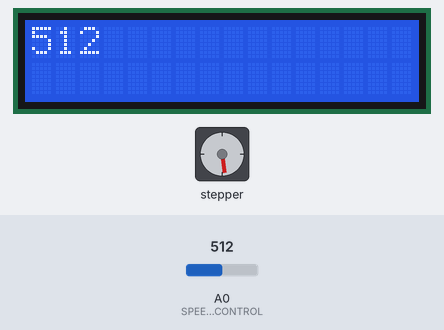
The sketch below on a simulated Arduino Uno, built with avr-gcc and run on an emulated ATmega328P. Parts: 16×2 character LCD, stepper motor. The inputs (shaded band) are chosen by the test bench; at power-on: A0 (SPEED_CONTROL) = 512. Stepper angles assume 500 steps per turn.

Above: at 1.2 s.
1.3 s: A0 (SPEED_CONTROL) set to 716
At 1.75 s:
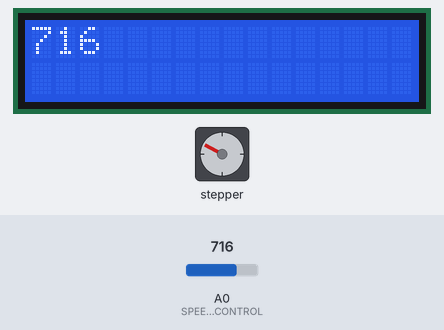
4.3 s: A0 (SPEED_CONTROL) set to 0
At 5.6 s:
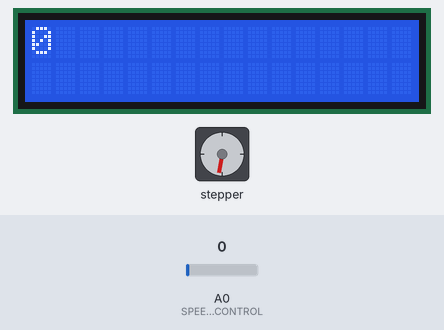
7.3 s: A0 (SPEED_CONTROL) set to 9
At 8.6 s:
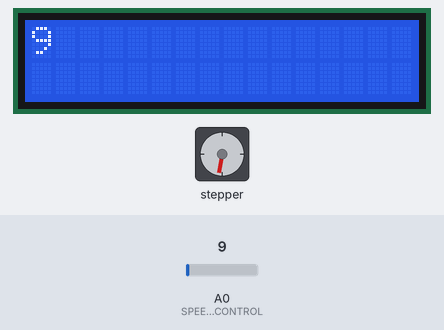
10.3 s: A0 (SPEED_CONTROL) set to 12
At 11.87 s:
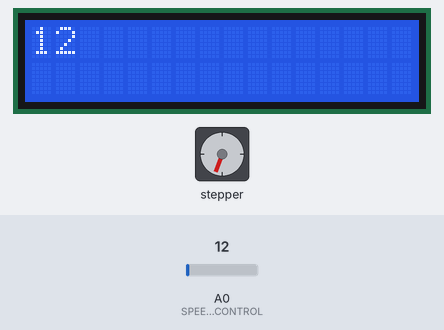
12.4 s: A0 (SPEED_CONTROL) set to 122
At 13.38 s:
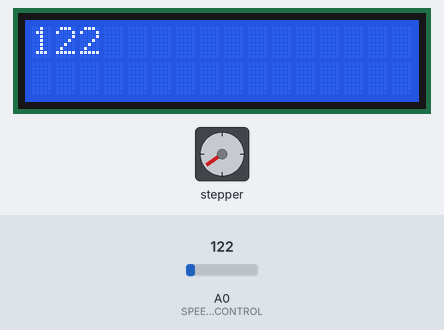
Timing chart, 0 to 19.4 s (numbered marks = the images above; inputs shaded):
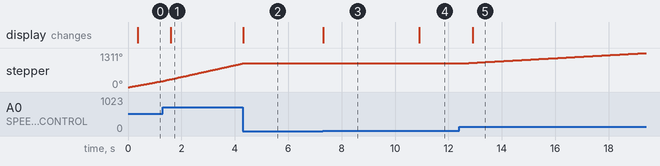

The sketch:

sketch_jan18a.ino
```cpp
//ukljucimo library
#include <Stepper.h>
#include <LiquidCrystal_I2C.h>

// definiramo konstante


const int STEPS_PER_REV = 500; // broj koraka pri jenonj rotaciji
const int SPEED_CONTROL = A0;


LiquidCrystal_I2C lcd(0x27, 16, 2); // I2C adresa 0x27, 16 stupaca 2 reda
Stepper stepper(STEPS_PER_REV, 1, 3, 2, 4);

void setup() {
  lcd.init(); // inicijaliziramo led
  lcd.backlight();
}

void loop() {
  // čitamo vrijednost na potenciometru:
  int sensorReading = analogRead(SPEED_CONTROL);
  // mapiramo ga u rasponu od 0 do 100
  int motorSpeed = map(sensorReading, 0, 1023, 0, 100);
  // brzina motora
  if (motorSpeed > 0) {
    stepper.setSpeed(motorSpeed);
    // korak 1/100 od revolucije
    stepper.step(STEPS_PER_REV / 100);
  }

  lcd.clear();                 // očistimo display
  lcd.setCursor(0, 0);         // cursor pomaknemo na (0,0)
  lcd.print(sensorReading);
}
```

Measured:
- after the input at 1.3 s, the display: changes after 0.30 s (image 1)
- after the input at 4.3 s, stepper: goes on until 4.3 s, then stays 910°; the display: changes at once (image 2)
- after the input at 7.3 s, the display: changes at once (image 3)
- after the input at 10.3 s, stepper: keeps turning clockwise at about 7°/s, starting at once; the display: changes after 0.61 s (image 4)
- after the input at 12.4 s, the display: changes after 0.52 s (image 5)
